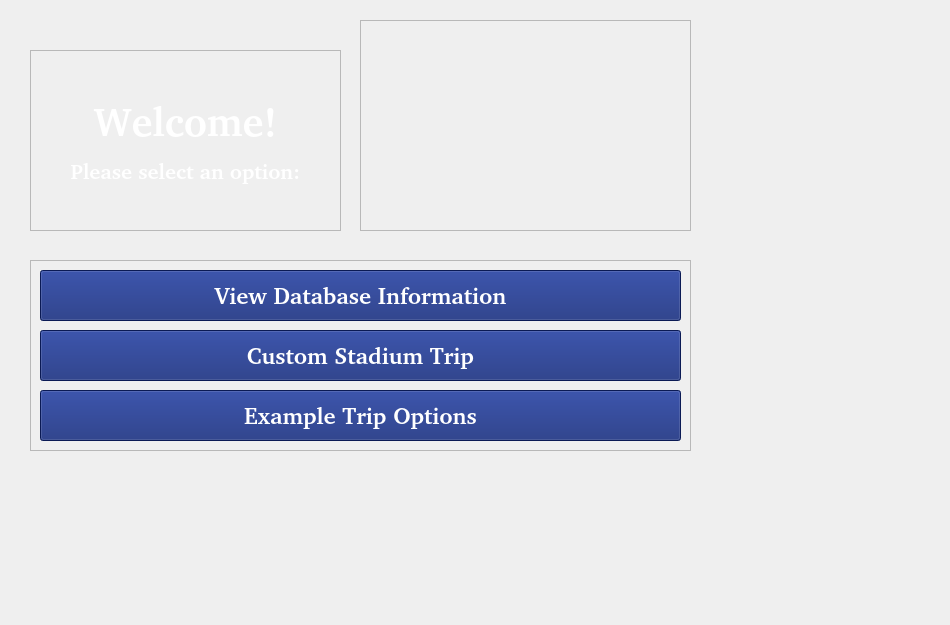
    <widget class="QWidget" name="WelcomePage">
     <property name="minimumSize">
      <size>
       <width>950</width>
       <height>625</height>
      </size>
     </property>
     <property name="maximumSize">
      <size>
       <width>950</width>
       <height>625</height>
      </size>
     </property>
     <widget class="QFrame" name="frame">
      <property name="geometry">
       <rect>
        <x>30</x>
        <y>260</y>
        <width>661</width>
        <height>191</height>
       </rect>
      </property>
      <property name="styleSheet">
       <string notr="true"/>
      </property>
      <property name="frameShape">
       <enum>QFrame::StyledPanel</enum>
      </property>
      <property name="frameShadow">
       <enum>QFrame::Sunken</enum>
      </property>
      <widget class="QPushButton" name="button_CustomPlanPage">
       <property name="geometry">
        <rect>
         <x>10</x>
         <y>70</y>
         <width>641</width>
         <height>51</height>
        </rect>
       </property>
       <property name="font">
        <font>
         <family>FISH&amp;CHIPS</family>
         <pointsize>17</pointsize>
         <weight>75</weight>
         <bold>true</bold>
        </font>
       </property>
       <property name="styleSheet">
        <string notr="true">QPushButton#button_CustomPlanPage {
    background-color: rgb(16, 37, 118);
	color: white;
    border-width: 2px;
}
QPushButton#button_CustomPlanPage:hover{
	 background-color: qradialgradient(spread:reflect, cx:0.5, cy:0.5, radius:0.5, fx:0.5, fy:0.5, stop:0 rgba(255, 255, 255, 255), stop:1 rgba(195, 224, 238, 255));
	 border-width: 2px;
	 color: black;
}
QPushButton#button_CustomPlanPage:pressed {
    background-color: qradialgradient(spread:reflect, cx:0.5, cy:0.5, radius:0.5, fx:0.5, fy:0.5, stop:0 rgba(197, 237, 255, 255), stop:1 rgba(107, 206, 255, 255));
	border-width: 2px;
	color: white;
}</string>
       </property>
       <property name="text">
        <string>Custom Stadium Trip</string>
       </property>
       <property name="icon">
        <iconset resource="../assets.qrc">
         <normaloff>:/assets/assets/map2.png</normaloff>:/assets/assets/map2.png</iconset>
       </property>
       <property name="iconSize">
        <size>
         <width>30</width>
         <height>30</height>
        </size>
       </property>
      </widget>
      <widget class="QPushButton" name="button_InformationPage">
       <property name="geometry">
        <rect>
         <x>10</x>
         <y>10</y>
         <width>641</width>
         <height>51</height>
        </rect>
       </property>
       <property name="font">
        <font>
         <family>FISH&amp;CHIPS</family>
         <pointsize>17</pointsize>
         <weight>75</weight>
         <bold>true</bold>
        </font>
       </property>
       <property name="styleSheet">
        <string notr="true">QPushButton#button_InformationPage{
    background-color: rgb(16, 37, 118);
	color: white;
    border-width: 2px;
}
QPushButton#button_InformationPage:hover{
	 background-color: qradialgradient(spread:reflect, cx:0.5, cy:0.5, radius:0.5, fx:0.5, fy:0.5, stop:0 rgba(255, 255, 255, 255), stop:1 rgba(195, 224, 238, 255));
	 border-width: 2px;
	 color: black;
}
QPushButton#button_InformationPage:pressed {
    background-color: qradialgradient(spread:reflect, cx:0.5, cy:0.5, radius:0.5, fx:0.5, fy:0.5, stop:0 rgba(197, 237, 255, 255), stop:1 rgba(107, 206, 255, 255));
	border-width: 2px;
	color: white;
}</string>
       </property>
       <property name="text">
        <string>View Database Information</string>
       </property>
       <property name="icon">
        <iconset resource="../assets.qrc">
         <normaloff>:/assets/assets/stadium2.png</normaloff>:/assets/assets/stadium2.png</iconset>
       </property>
       <property name="iconSize">
        <size>
         <width>30</width>
         <height>30</height>
        </size>
       </property>
      </widget>
      <widget class="QPushButton" name="button_PlanPage">
       <property name="geometry">
        <rect>
         <x>10</x>
         <y>130</y>
         <width>641</width>
         <height>51</height>
        </rect>
       </property>
       <property name="font">
        <font>
         <family>FISH&amp;CHIPS</family>
         <pointsize>17</pointsize>
         <weight>75</weight>
         <bold>true</bold>
        </font>
       </property>
       <property name="styleSheet">
        <string notr="true">QPushButton#button_PlanPage {
    background-color: rgb(16, 37, 118);
	color: white;
    border-width: 2px;
}
QPushButton#button_PlanPage:hover{
	 background-color: qradialgradient(spread:reflect, cx:0.5, cy:0.5, radius:0.5, fx:0.5, fy:0.5, stop:0 rgba(255, 255, 255, 255), stop:1 rgba(195, 224, 238, 255));
	 border-width: 2px;
	 color: black;
}
QPushButton#button_PlanPage:pressed {
    background-color: qradialgradient(spread:reflect, cx:0.5, cy:0.5, radius:0.5, fx:0.5, fy:0.5, stop:0 rgba(197, 237, 255, 255), stop:1 rgba(107, 206, 255, 255));
	border-width: 2px;
	color: white;
}</string>
       </property>
       <property name="text">
        <string>Example Trip Options</string>
       </property>
       <property name="icon">
        <iconset resource="../assets.qrc">
         <normaloff>:/assets/assets/map2.png</normaloff>:/assets/assets/map2.png</iconset>
       </property>
       <property name="iconSize">
        <size>
         <width>30</width>
         <height>30</height>
        </size>
       </property>
      </widget>
     </widget>
     <widget class="QFrame" name="frame_2">
      <property name="geometry">
       <rect>
        <x>360</x>
        <y>20</y>
        <width>331</width>
        <height>211</height>
       </rect>
      </property>
      <property name="styleSheet">
       <string notr="true"/>
      </property>
      <property name="frameShape">
       <enum>QFrame::StyledPanel</enum>
      </property>
      <property name="frameShadow">
       <enum>QFrame::Sunken</enum>
      </property>
      <widget class="QLabel" name="label_welcomelogo">
       <property name="geometry">
        <rect>
         <x>7</x>
         <y>5</y>
         <width>321</width>
         <height>201</height>
        </rect>
       </property>
       <property name="text">
        <string/>
       </property>
       <property name="pixmap">
        <pixmap resource="../assets.qrc">:/assets/assets/smallermainlogo.png</pixmap>
       </property>
       <property name="scaledContents">
        <bool>true</bool>
       </property>
      </widget>
     </widget>
     <widget class="QFrame" name="frame_3">
      <property name="geometry">
       <rect>
        <x>30</x>
        <y>50</y>
        <width>311</width>
        <height>181</height>
       </rect>
      </property>
      <property name="styleSheet">
       <string notr="true"/>
      </property>
      <property name="frameShape">
       <enum>QFrame::StyledPanel</enum>
      </property>
      <property name="frameShadow">
       <enum>QFrame::Sunken</enum>
      </property>
      <widget class="QLabel" name="label_welcome">
       <property name="geometry">
        <rect>
         <x>30</x>
         <y>30</y>
         <width>251</width>
         <height>121</height>
        </rect>
       </property>
       <property name="font">
        <font>
         <family>FISH&amp;CHIPS</family>
         <pointsize>15</pointsize>
         <weight>75</weight>
         <bold>true</bold>
        </font>
       </property>
       <property name="styleSheet">
        <string notr="true"/>
       </property>
       <property name="frameShape">
        <enum>QFrame::NoFrame</enum>
       </property>
       <property name="frameShadow">
        <enum>QFrame::Plain</enum>
       </property>
       <property name="text">
        <string>&lt;html&gt;&lt;head/&gt;&lt;body&gt;&lt;p align=&quot;center&quot;&gt;&lt;span style=&quot; font-size:30pt; font-weight:1000;color:white;&quot;&gt;Welcome!&lt;/span&gt;&lt;/p&gt;&lt;p align=&quot;center&quot;&gt;&lt;span style=&quot; font-size:16pt;color:white;&quot;&gt;Please select an option:&lt;/span&gt;&lt;/p&gt;&lt;/body&gt;&lt;/html&gt;</string>
       </property>
      </widget>
     </widget>
    </widget>
